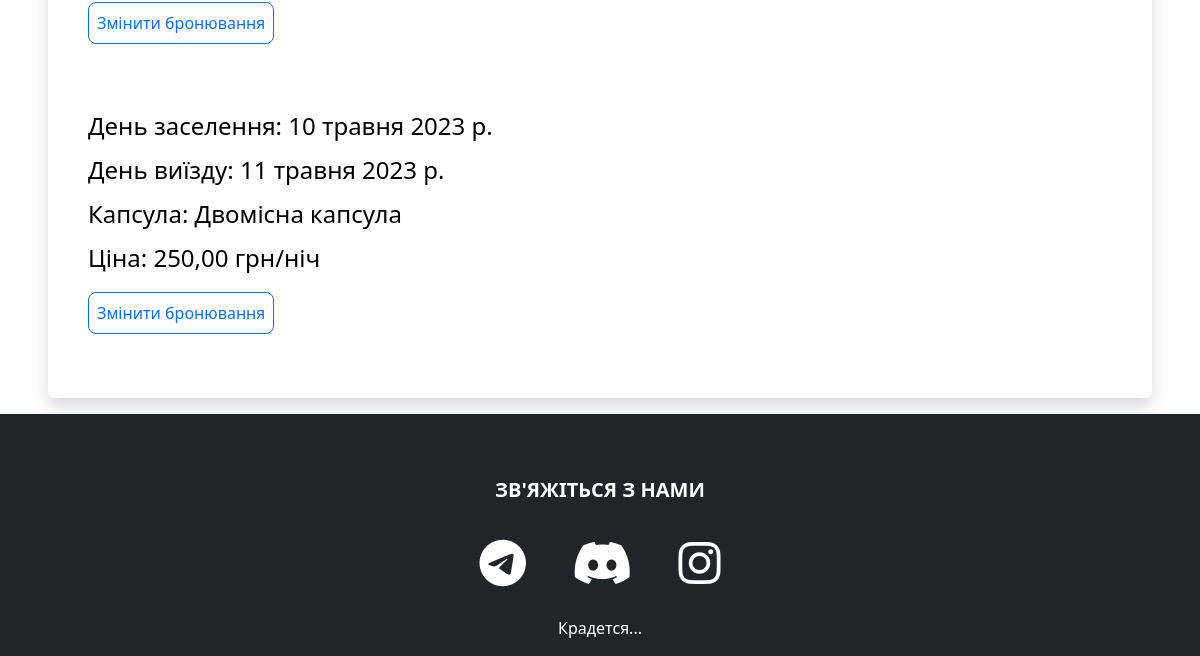
Page /user-panel (signed in, lower part) on the earlier database version.
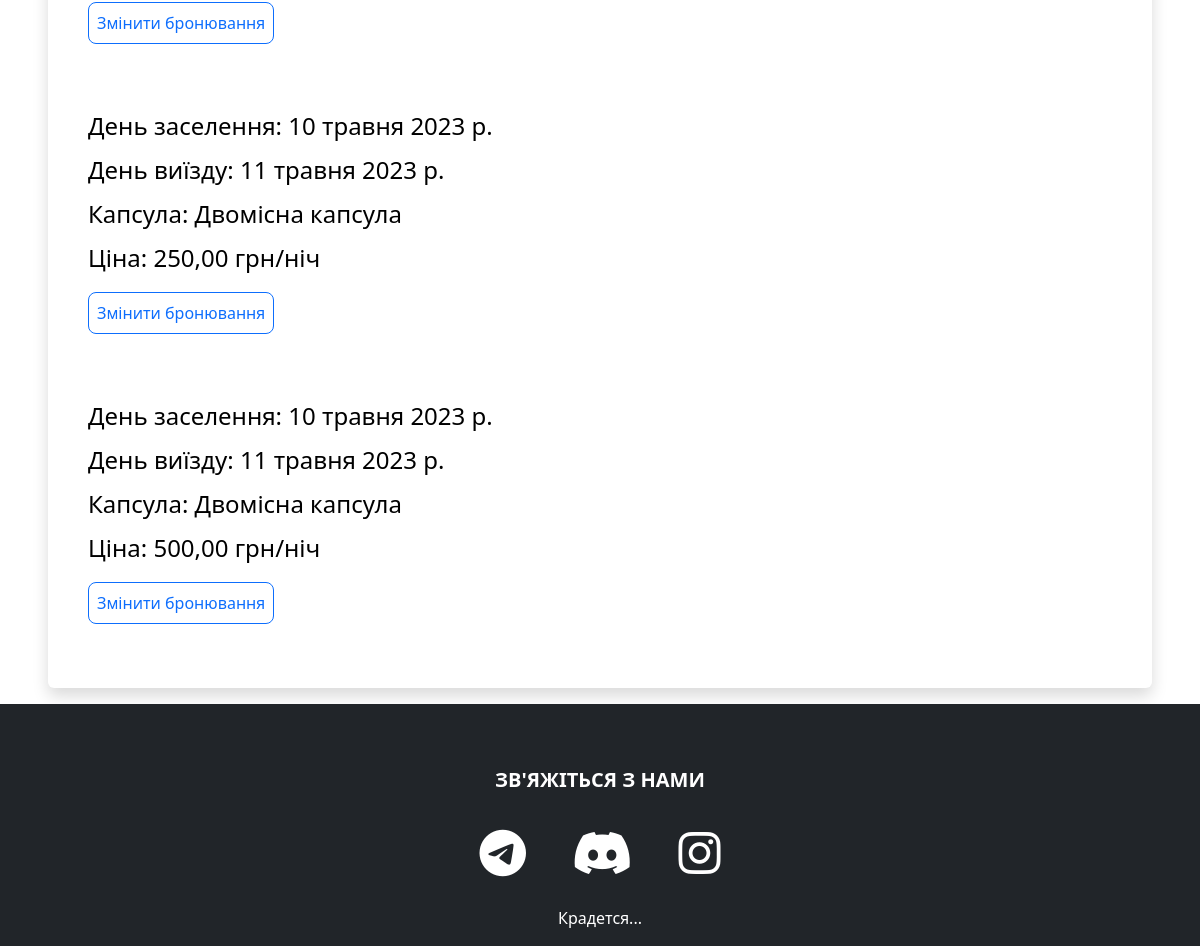
Same page on the later database version.
### booking/models.py (models this page shows, shortened)
class Booking(models.Model):
    user = models.ForeignKey(User, on_delete=models.CASCADE, null=True, blank=True, verbose_name='User')
    capsule = models.CharField(max_length=100, verbose_name='Капсула')
    dayIn = models.DateField(default=datetime.now, verbose_name='Дата заїзду')
    dayOut = models.DateField(default=datetime.now, verbose_name='Дата виїзду')
    time_ordered = models.DateTimeField(default=datetime.now, blank=True, verbose_name='Час замовлення')
    price = models.DecimalField(max_digits=10, decimal_places=2, blank=True, verbose_name='Ціна')
    class Meta:
        verbose_name = 'Бронювання'
        verbose_name_plural = 'Бронювання'

### booking/views.py (the view)
# urls.py: path('user-panel', views.userPanel, name='userPanel'),
def userPanel(request):
    user = request.user
    bookings = Booking.objects.filter(user=user).order_by('dayIn', 'dayOut')
    return render(request, 'userPanel.html', {
        'user':user,
        'bookings':bookings,
    })

### booking/templates/userPanel.html (shortened to what this page needs)
{% extends 'base.html' %}
{% load static %}
{% block body %}
{% if user.is_authenticated %}
{% if bookings.count > 0 %}
<div class="mt-5">
    <div class="shadow p-4 mb-3 bg-body rounded text-black m-5">
        {% for booking in bookings %}
        <div class="list-group fs-4 p-3 mb-3">
            <p class="list-group mt-2">День заселення: {{ booking.dayIn }}</p>
            <p class="list-group mt-2">День виїзду: {{ booking.dayOut }}</p>
            <p class="list-group mt-2">Капсула: {{ booking.capsule }}</p>
            <p class="list-group mt-2">Ціна: {{ booking.price }} грн/ніч</p>
            <div class="mt-3 mb-2">
                <a class="btn btn-outline-primary rounded-3 p-2" href="{% url 'userUpdate' booking.id %}">Змінити бронювання</a>
            </div>
        </div>
        {% endfor %}
    </div>
</div>
{% endif %}
{% endif %}
{% endblock %}

Differences in the rows shown:
added Booking: dayIn "10 травня 2023 р.", dayOut "11 травня 2023 р.", capsule "Двомісна капсула", price "500,00"
